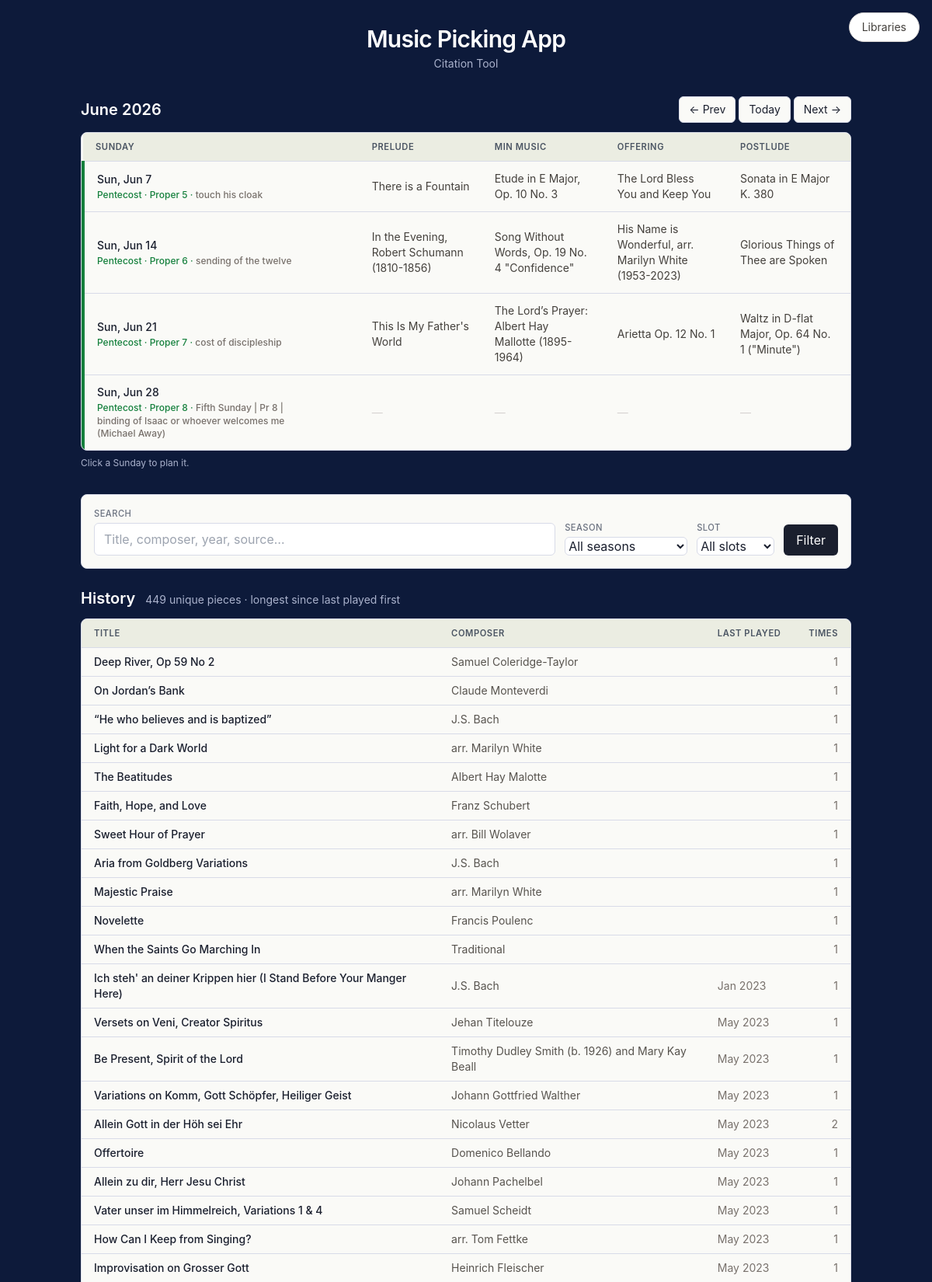
The page / (upper part) on the database its author committed.
### tables this page shows
CREATE TABLE pieces (
            id INTEGER PRIMARY KEY AUTOINCREMENT,
            season TEXT, lectionary_year TEXT, calendar_year INTEGER,
            date TEXT, occasion TEXT, slot TEXT, performer TEXT,
            chosen_by TEXT, title TEXT, composer TEXT, composer_dates TEXT,
            hymn_no TEXT, flag TEXT, source_file TEXT,
            status TEXT DEFAULT 'played'
        , library_only INTEGER DEFAULT 0);

### music_picker/routes.py (the view)
@bp.route('/')
def index():
    season = request.args.get('season', '')
    slot = request.args.get('slot', '')
    search_q = request.args.get('q', '').strip()
    month_param = request.args.get('month', '')
    today = date_class.today()
    if month_param:
        try:
            y_str, m_str = month_param.split('-')
            view_year, view_month = int(y_str), int(m_str)
        except (ValueError, AttributeError):
            view_year, view_month = today.year, today.month
    else:
        view_year, view_month = today.year, today.month
    pmy, pmm = prev_month(view_year, view_month)
    nmy, nmm = next_month(view_year, view_month)
    sundays_list = []
    for d in sundays_in_month(view_year, view_month):
        summary = get_sunday_summary(d)
        sunday_season = season_for_date(d)
        sunday_liturgical = liturgical_name(d)
        theme_context = get_theme_for_date(
            d,
            liturgical_name=sunday_liturgical,
            season=sunday_season,
        )
        sundays_list.append({
            'iso': d.isoformat(),
            'display': d.strftime('%a, %b %-d'),
            'is_today': d == today,
            'is_past': d < today,
            'pieces': summary['pieces'],
            'occasion': summary['occasion'],
            'season': sunday_season,
            'liturgical': sunday_liturgical,
            'theme_context': theme_context,
        })
    unique_rows, count = get_repertoire_results(
        search_q=search_q,
        season=season,
        slot=slot,
        limit=None,
    )
    doc_status_rows = get_db().execute(
        "SELECT season_year, generated_at, last_synced_at FROM doc_paths ORDER BY season_year"
    ).fetchall()
    doc_status = {r['season_year']: dict(r) for r in doc_status_rows}
    return render_template(
        'index.html',
        rows=unique_rows,
        count=count,
        sundays=sundays_list,
        month_label=f"{MONTH_NAMES[view_month]} {view_year}",
        prev_month_iso=f"{pmy:04d}-{pmm:02d}",
        next_month_iso=f"{nmy:04d}-{nmm:02d}",
        seasons=SEASONS,
        slots=SLOTS,
        season=season,
        slot=slot,
        search_q=search_q,
        default_year=date_class.today().year,
        doc_status=doc_status,
        season_palette=season_palette,
    )

### music_picker/calendar_utils.py (called while the page is built)
def to_sortable_date(r):
    year = r['calendar_year'] or 0
    mon_str, _, day_str = (r['date'] or '').partition(' ')
    return (year, MONTHS.get(mon_str, 0), int(day_str) if day_str.isdigit() else 0)

def format_last_played(t):
    year, month, _ = t
    if not year:
        return ''
    return f"{['','Jan','Feb','Mar','Apr','May','Jun','Jul','Aug','Sep','Oct','Nov','Dec'][month]} {year}"

def sundays_in_month(year, month):
    _, last_day = monthrange(year, month)
    out = []
    for day in range(1, last_day + 1):
        d = date_class(year, month, day)
        if d.weekday() == 6:
            out.append(d)
    return out

def prev_month(year, month):
    if month == 1:
        return year - 1, 12
    return year, month - 1

def next_month(year, month):
    if month == 12:
        return year + 1, 1
    return year, month + 1

### music_picker/constants.py (called while the page is built)
def season_palette(season):
    return SEASON_COLORS.get(season, SEASON_COLORS['Pentecost'])

### music_picker/db.py (called while the page is built)
def get_db():
    if 'db' not in g:
        g.db = sqlite3.connect(current_app.config['DB_PATH'])
        g.db.row_factory = sqlite3.Row
    return g.db

### music_picker/liturgy.py (called while the page is built)
def _advent_sunday_1(year):
    christmas = date_class(year, 12, 25)
    days_back = (christmas.weekday() + 1) % 7 or 7
    fourth_advent = christmas - timedelta(days=days_back)
    return fourth_advent - timedelta(days=21)

def _epiphany_sunday(year):
    jan6 = date_class(year, 1, 6)
    wd = jan6.weekday()
    if wd == 6:
        return jan6
    return jan6 + timedelta(days=(6 - wd))

def _proper_number(d):
    proper_4_start = date_class(d.year, 5, 29)
    days = (d - proper_4_start).days
    if days < 0:
        return None
    return 4 + (days // 7)

### music_picker/services.py (called while the page is built)
def is_library(r):
    try:
        return bool(r['library_only'])
    except (KeyError, IndexError):
        return False

def get_sunday_summary(d):
    date_str = f'{MONTHS_REV[d.month]} {d.day:02d}'
    rows = get_db().execute(
        "SELECT * FROM pieces WHERE calendar_year=? AND date=?",
        (d.year, date_str),
    ).fetchall()
    pieces = {s: '' for s in SLOTS}
    occasion = ''
    for r in rows:
        if is_library(r):
            continue
        if r['slot'] in SLOTS and r['chosen_by'] == 'Michael':
            pieces[r['slot']] = r['title']
        if r['occasion'] and not occasion:
            occasion = r['occasion']
    return {'pieces': pieces, 'occasion': occasion}

### music_picker/themes.py (called while the page is built)
def _lectionary_year(d: date_class) -> str:
    cycle_year = d.year if d >= _advent_1(d.year) else d.year - 1
    return {0: "A", 1: "B", 2: "C"}[cycle_year % 3]

### music_picker/templates/index.html (shortened to what this page needs)
<!doctype html>
<html lang="en">
<head>
  <script src="https://cdn.tailwindcss.com"></script>
</head>
<body>
  <div class="fixed top-4 right-4 z-50">
    <a href="{{ url_for('main.libraries') }}" class="inline-block rounded-full bg-white border border-stone-300 shadow-sm px-4 py-2 text-sm text-stone-700 hover:bg-stone-100">
      Libraries
    </a>
  </div>
<div class="max-w-5xl mx-auto px-4 py-8">
  <header class="mb-8 text-center">
    <h1 class="text-3xl font-semibold tracking-tight text-on-dark">Music Picking App</h1>
    <p class="text-on-dark-muted mt-1 text-sm">Citation Tool</p>
  </header>
  <section class="mb-8">
    <div class="flex items-center justify-between mb-3">
      <h2 class="text-xl font-semibold text-on-dark">{{ month_label }}</h2>
      <div class="flex items-center gap-1">
        <a href="/?month={{ prev_month_iso }}" class="btn-secondary text-sm" title="Previous month">← Prev</a>
        <a href="/" class="btn-secondary text-sm">Today</a>
        <a href="/?month={{ next_month_iso }}" class="btn-secondary text-sm" title="Next month">Next → </a>
      </div>
    </div>
    <div class="card overflow-hidden hidden lg:block">
      <div class="overflow-x-auto -mx-1 px-1">
        <table class="w-full min-w-[920px] table-fixed text-sm">
          <colgroup>
            <col class="w-[36%]">
            <col class="w-[16%]">
            <col class="w-[16%]">
            <col class="w-[16%]">
            <col class="w-[16%]">
          </colgroup>
          <thead>
            <tr>
              <th class="text-left px-4 py-2 w-[36%]">Sunday</th>
              <th class="text-left px-4 py-2 w-[16%]">Prelude</th>
              <th class="text-left px-4 py-2 w-[16%]">Min Music</th>
              <th class="text-left px-4 py-2 w-[16%]">Offering</th>
              <th class="text-left px-4 py-2 w-[16%]">Postlude</th>
            </tr>
          </thead>
          <tbody>
            {% for s in sundays %}
            {% set p = season_palette(s.season) %}
            <tr class="cursor-pointer{% if s.is_past %} opacity-60{% endif %}"
                style="border-left: 4px solid {{ p.accent }};"
                onclick="window.location='/plan/{{ s.iso }}'">
              <td class="px-4 py-3 font-medium align-middle whitespace-normal break-words">
                <a href="/plan/{{ s.iso }}" class="link {% if s.is_today %}font-semibold{% endif %}" {% if s.is_today %}style="color: {{ p.accent }};"{% endif %}>
                  {{ s.display }}{% if s.is_today %} · today{% endif %}
                </a>
                <div class="text-xs mt-0.5 max-w-[34ch] whitespace-normal break-words leading-snug overflow-hidden" style="color: {{ p.accent }};">
                  {{ p.label }}{% if s.liturgical %} · {{ s.liturgical }}{% endif %}
                  {% if s.theme_context and s.theme_context.theme %}
                    · <span class="text-stone-500">{{ s.theme_context.theme }}</span>
                  {% elif s.occasion %}
                    · <span class="text-stone-500">{{ s.occasion }}</span>
                  {% elif s.theme_context and s.theme_context.planning_note %}
                    · <span class="text-stone-500">{{ s.theme_context.planning_note }}</span>
                  {% endif %}
                </div>
              </td>
              {% for slot in ['Prelude', 'Min Music', 'Offering', 'Postlude'] %}
                <td class="px-4 py-3 text-stone-700 align-middle whitespace-normal break-words">
                  {% if s.pieces[slot] %}{{ s.pieces[slot] }}{% else %}<span class="text-stone-300">—</span>{% endif %}
                </td>
              {% endfor %}
            </tr>
            {% endfor %}
          </tbody>
        </table>
      </div>
    </div>
    <p class="text-xs text-on-dark-muted mt-2">Click a Sunday to plan it.</p>
  </section>
  <form method="get" class="card flex flex-wrap items-end gap-3 mb-6 p-4">
    <div class="flex-1 min-w-[200px]">
      <label class="label-tiny block mb-1">Search</label>
      <input type="text" name="q" value="{{ search_q or '' }}" placeholder="Title, composer, year, source…" class="w-full">
    </div>
    <div>
      <label class="label-tiny block mb-1">Season</label>
      <select name="season">
        <option value="">All seasons</option>
      </select>
    </div>
    <div>
      <label class="label-tiny block mb-1">Slot</label>
      <select name="slot">
        <option value="">All slots</option>
      </select>
    </div>
    <button type="submit" class="btn-dark">Filter</button>
  </form>
  <section class="mb-8">
    <h2 class="text-xl font-semibold text-on-dark mb-3">
      History
      <span class="text-on-dark-muted text-sm font-normal ml-2">{{ count }} unique pieces{% if search_q or season or slot %} matching filters{% endif %} · longest since last played first</span>
    </h2>
    <div class="card overflow-hidden">
      <table class="w-full text-sm">
        <thead><tr><th class="text-left px-4 py-2">Title</th><th class="text-left px-4 py-2">Composer</th><th class="text-left px-4 py-2">Last played</th><th class="text-right px-4 py-2">Times</th></tr></thead>
        <tbody>
          {% for r in rows %}
          <tr>
            <td class="px-4 py-2">
              <a href="/piece/{{ r.title | urlencode }}" class="font-medium link">{{ r.title }}</a>
            </td>
            <td class="px-4 py-2 text-stone-600">{{ r.composer }}</td>
            <td class="px-4 py-2 text-stone-500 whitespace-nowrap">
              {% if r.library %}<span class="italic text-stone-400">never played</span>{% else %}{{ r.last_played_str }}{% endif %}
            </td>
            <td class="px-4 py-2 text-right text-stone-500">{{ r.times }}</td>
          </tr>
          {% endfor %}
        </tbody>
      </table>
    </div>
  </section>
</div>
</body>
</html>

### music_picker/templates/index.html (style rules this page uses)
:root { --bg-page: #0d1a3a; --bg-page-edge: #081f62; --bg-card: #fafaf7; --bg-card-hover: #f3f4ed; --bg-card-subtle: #ebede2; --border-card: #d8dbe8; --text-on-dark: #fefefe; --text-on-dark-muted: #aab2cc; --text-primary: #1a1f2e; --text-secondary: #4b5563; --text-muted: #6b7280; --text-faint: #9ca3af; --accent-action: #b45309; --accent-action-hover: #92400e; --accent-action-soft-bg: #fef3c7; --season-advent: #7c3aed; --season-advent-bg: #f5f3ff; --season-epiphany: #0891b2; --season-epiphany-bg: #ecfeff; --season-lent: #6b21a8; --season-lent-bg: #faf5ff; --season-easter: #b45309; --season-easter-bg: #fef3c7; --season-pentecost:#15803d; --season-pentecost-bg:#f0fdf4; --library-fg: #92400e; --library-bg: #fef3c7; --library-border: #fde68a; --notice-success-bg: #d1fae5; --notice-success-fg: #065f46; --notice-success-border: #6ee7b7; --notice-warn-bg: #fef3c7; --notice-warn-fg: #78350f; --notice-warn-border: #fcd34d; --danger-fg: #b91c1c; --danger-bg: #fee2e2; --danger-border: #fca5a5; }
body { font-family: -apple-system, BlinkMacSystemFont, 'Segoe UI', sans-serif; background: var(--bg-page); color: var(--text-primary); min-height: 100vh; }
.card { background: var(--bg-card); border: 1px solid var(--border-card); border-radius: 0.5rem; }
.text-on-dark { color: var(--text-on-dark); }
.text-on-dark-muted { color: var(--text-on-dark-muted); }
.btn-secondary { background: var(--bg-card); color: var(--text-primary); border: 1px solid var(--border-card); padding: 0.375rem 0.75rem; border-radius: 0.375rem; display: inline-block; transition: background 0.15s; }
.btn-dark { background: var(--text-primary); color: var(--text-on-dark); padding: 0.5rem 1rem; border-radius: 0.375rem; display: inline-block; }
table thead th { background: var(--bg-card-subtle); color: var(--text-secondary); font-size: 0.7rem; text-transform: uppercase; letter-spacing: 0.05em; font-weight: 600; }
tbody tr { transition: background 0.1s; }
tbody tr td { border-top: 1px solid var(--border-card); }
a.link { color: var(--text-primary); }
input[type="text"], input[type="number"], select, textarea { background: #fff; border: 1px solid var(--border-card); color: var(--text-primary); border-radius: 0.375rem; padding: 0.5rem 0.75rem; }
.label-tiny { font-size: 0.7rem; font-weight: 500; color: var(--text-muted); text-transform: uppercase; letter-spacing: 0.04em; }

### rows shown on the page
pieces: display "Sun, Jun 7", label "Pentecost", liturgical "Proper 5", theme_context.theme "touch his cloak", title "There is a Fountain" "Etude in E Major, Op. 10 No. 3" "The Lord Bless You and Keep You" "Sonata in E Major K. 380"
pieces: display "Sun, Jun 14", label "Pentecost", liturgical "Proper 6", theme_context.theme "sending of the twelve", title "In the Evening, Robert Schumann (1810-1856)" "Song Without Words, Op. 19 No. 4 \"Confidence\"" "His Name is Wonderful, arr. Marilyn White (1953-2023)" "Glorious Things of Thee are Spoken"
pieces: display "Sun, Jun 21", label "Pentecost", liturgical "Proper 7", theme_context.theme "cost of discipleship", title "This Is My Father's World" "The Lord’s Prayer: Albert Hay Mallotte (1895-1964)" "Arietta Op. 12 No. 1" "Waltz in D-flat Major, Op. 64 No. 1 (\"Minute\")"
pieces: title "Deep River, Op 59 No 2", composer "Samuel Coleridge-Taylor", times "1"
pieces: title "On Jordan’s Bank", composer "Claude Monteverdi", times "1"
pieces: title "“He who believes and is baptized”", composer "J.S. Bach", times "1"
pieces: title "Light for a Dark World", composer "arr. Marilyn White", times "1"
pieces: title "The Beatitudes", composer "Albert Hay Malotte", times "1"
pieces: title "Faith, Hope, and Love", composer "Franz Schubert", times "1"
pieces: title "Sweet Hour of Prayer", composer "arr. Bill Wolaver", times "1"
pieces: title "Aria from Goldberg Variations", composer "J.S. Bach", times "1"
pieces: title "Majestic Praise", composer "arr. Marilyn White", times "1"
pieces: title "Novelette", composer "Francis Poulenc", times "1"
pieces: title "When the Saints Go Marching In", composer "Traditional", times "1"
pieces: title "Ich steh' an deiner Krippen hier (I Stand Before Your Manger Here)", composer "J.S. Bach", last_played_str "Jan 2023", times "1"
pieces: title "Versets on Veni, Creator Spiritus", composer "Jehan Titelouze", last_played_str "May 2023", times "1"
pieces: title "Be Present, Spirit of the Lord", composer "Timothy Dudley Smith (b. 1926) and Mary Kay Beall", last_played_str "May 2023", times "1"
pieces: title "Variations on Komm, Gott Schöpfer, Heiliger Geist", composer "Johann Gottfried Walther", last_played_str "May 2023", times "1"
pieces: title "Allein Gott in der Höh sei Ehr", composer "Nicolaus Vetter", last_played_str "May 2023", times "2"
pieces: title "Offertoire", composer "Domenico Bellando", last_played_str "May 2023", times "1"
pieces: title "Allein zu dir, Herr Jesu Christ", composer "Johann Pachelbel", last_played_str "May 2023", times "1"
pieces: title "Vater unser im Himmelreich, Variations 1 & 4", composer "Samuel Scheidt", last_played_str "May 2023", times "1"
pieces: title "How Can I Keep from Singing?", composer "arr. Tom Fettke", last_played_str "May 2023", times "1"
pieces: title "Improvisation on Grosser Gott", composer "Heinrich Fleischer", last_played_str "May 2023", times "1"

### other values the page prints
{{ month_label }} "June 2026"
{{ s.display }} "Sun, Jun 28"
{{ p.label }} "Pentecost"
{{ s.liturgical }} "Proper 8"
{{ s.theme_context.planning_note }} "Fifth Sunday | Pr 8 | binding of Isaac or whoever welcomes me (Michael Away)"
{{ count }} "449"
